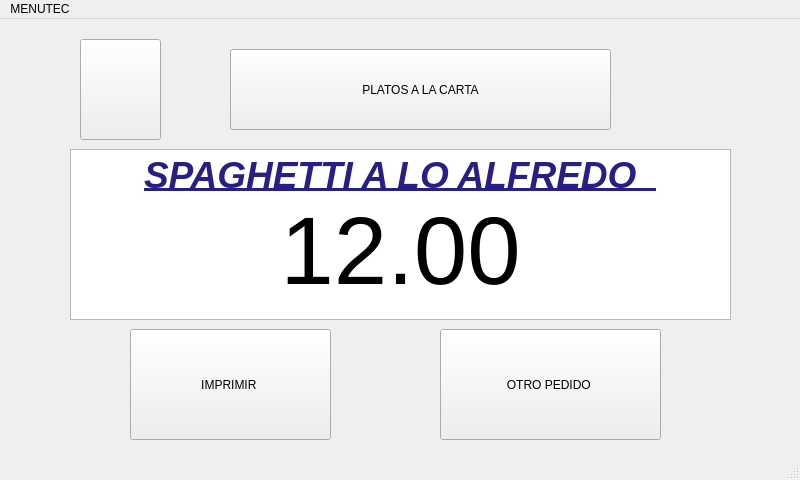
<?xml version="1.0" encoding="UTF-8"?>
<ui version="4.0">
 <class>pc3Window</class>
 <widget class="QMainWindow" name="pc3Window">
  <property name="geometry">
   <rect>
    <x>0</x>
    <y>0</y>
    <width>800</width>
    <height>480</height>
   </rect>
  </property>
  <property name="windowTitle">
   <string>MainWindow</string>
  </property>
  <widget class="QWidget" name="centralwidget">
   <widget class="QTextEdit" name="textEdit_2">
    <property name="geometry">
     <rect>
      <x>70</x>
      <y>130</y>
      <width>661</width>
      <height>171</height>
     </rect>
    </property>
    <property name="html">
     <string>&lt;!DOCTYPE HTML PUBLIC &quot;-//W3C//DTD HTML 4.0//EN&quot; &quot;http://www.w3.org/TR/REC-html40/strict.dtd&quot;&gt;
&lt;html&gt;&lt;head&gt;&lt;meta name=&quot;qrichtext&quot; content=&quot;1&quot; /&gt;&lt;style type=&quot;text/css&quot;&gt;
p, li { white-space: pre-wrap; }
&lt;/style&gt;&lt;/head&gt;&lt;body style=&quot; font-family:'Ubuntu'; font-size:11pt; font-weight:400; font-style:normal;&quot;&gt;
&lt;p align=&quot;center&quot; style=&quot; margin-top:0px; margin-bottom:0px; margin-left:0px; margin-right:0px; -qt-block-indent:0; text-indent:0px;&quot;&gt;&lt;span style=&quot; font-size:28pt; font-weight:600; font-style:italic; text-decoration: underline; color:#281f84;&quot;&gt;SPAGHETTI A LO ALFREDO  &lt;/span&gt;&lt;/p&gt;
&lt;p align=&quot;center&quot; style=&quot; margin-top:0px; margin-bottom:0px; margin-left:0px; margin-right:0px; -qt-block-indent:0; text-indent:0px;&quot;&gt;&lt;span style=&quot; font-size:72pt;&quot;&gt;12.00&lt;/span&gt;&lt;/p&gt;&lt;/body&gt;&lt;/html&gt;</string>
    </property>
   </widget>
   <widget class="QPushButton" name="btnIzquierda43">
    <property name="geometry">
     <rect>
      <x>80</x>
      <y>20</y>
      <width>81</width>
      <height>101</height>
     </rect>
    </property>
    <property name="text">
     <string/>
    </property>
    <property name="icon">
     <iconset>
      <normaloff>flecha-hacia-la-izquierda-antes-de-icono-4330-128.png</normaloff>flecha-hacia-la-izquierda-antes-de-icono-4330-128.png</iconset>
    </property>
    <property name="iconSize">
     <size>
      <width>100</width>
      <height>100</height>
     </size>
    </property>
   </widget>
   <widget class="QPushButton" name="btnImprimir43">
    <property name="geometry">
     <rect>
      <x>130</x>
      <y>310</y>
      <width>201</width>
      <height>111</height>
     </rect>
    </property>
    <property name="text">
     <string>IMPRIMIR </string>
    </property>
   </widget>
   <widget class="QPushButton" name="btnPlatosalacarta3">
    <property name="geometry">
     <rect>
      <x>230</x>
      <y>30</y>
      <width>381</width>
      <height>81</height>
     </rect>
    </property>
    <property name="text">
     <string>PLATOS A LA CARTA</string>
    </property>
    <property name="icon">
     <iconset>
      <normaloff>UTEC.png</normaloff>UTEC.png</iconset>
    </property>
   </widget>
   <widget class="QPushButton" name="btnPedido43">
    <property name="geometry">
     <rect>
      <x>440</x>
      <y>310</y>
      <width>221</width>
      <height>111</height>
     </rect>
    </property>
    <property name="text">
     <string>OTRO PEDIDO </string>
    </property>
   </widget>
  </widget>
  <widget class="QMenuBar" name="menubar">
   <property name="geometry">
    <rect>
     <x>0</x>
     <y>0</y>
     <width>800</width>
     <height>25</height>
    </rect>
   </property>
   <widget class="QMenu" name="menuMENUTEC">
    <property name="title">
     <string>MENUTEC</string>
    </property>
   </widget>
   <addaction name="menuMENUTEC"/>
  </widget>
  <widget class="QStatusBar" name="statusbar"/>
 </widget>
 <resources/>
 <connections/>
</ui>
